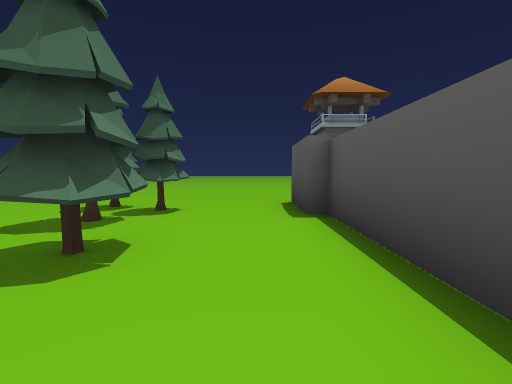
View 1 (above)

24 first-person views from a walk through a 3-D level made in the Unity game engine. The camera is 1.4 m above the floor, tilts 4° down and sees 85° across. The floor is counted in squares, 2 m on a side. Each view is taken from the middle of a square. On the plan, view 1 faces up. The plan holds only what a view shows up to about 9 squares ahead; the rest is blank. The place goes on beyond the plan. Some animated figures are left out.

View 2
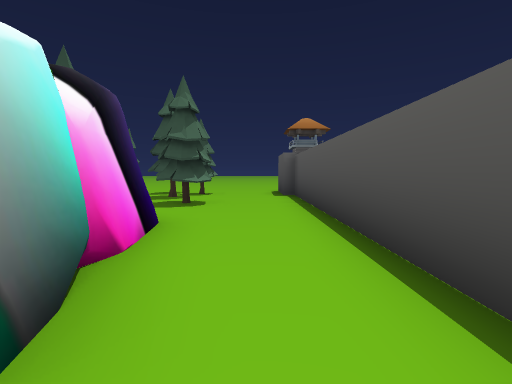

View 3
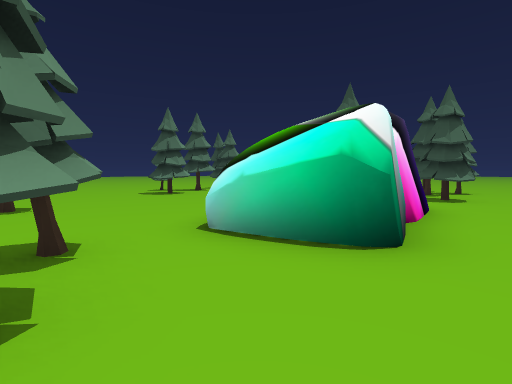

View 4
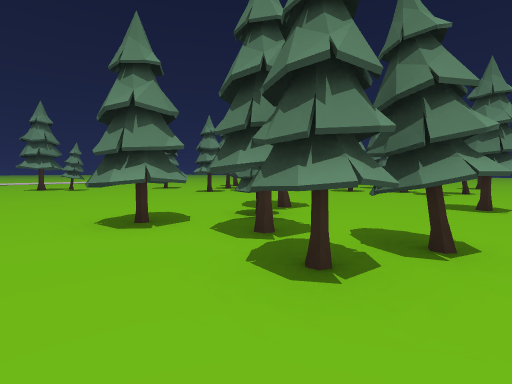

View 5
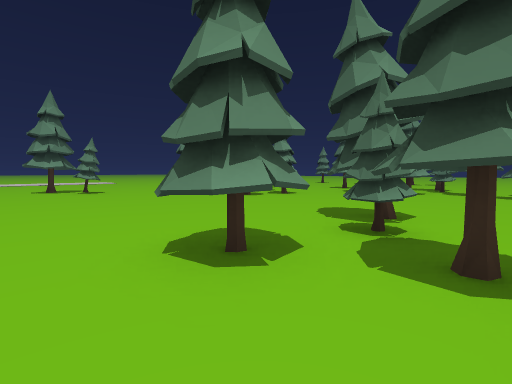

View 6
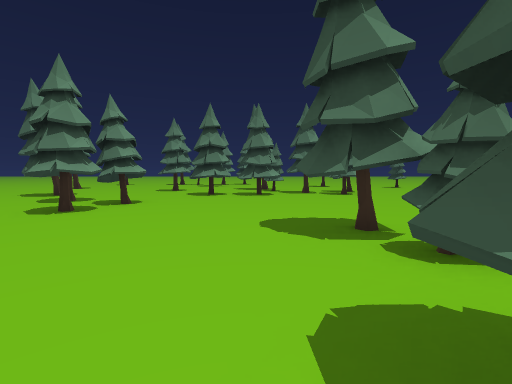

View 7
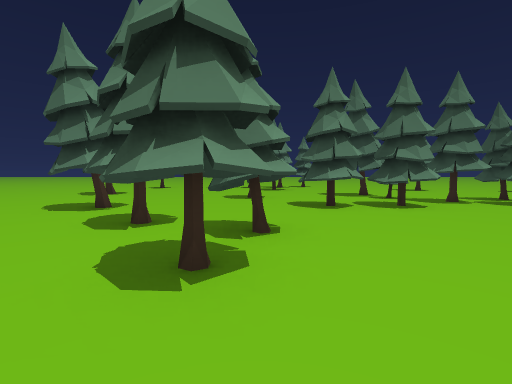

View 8
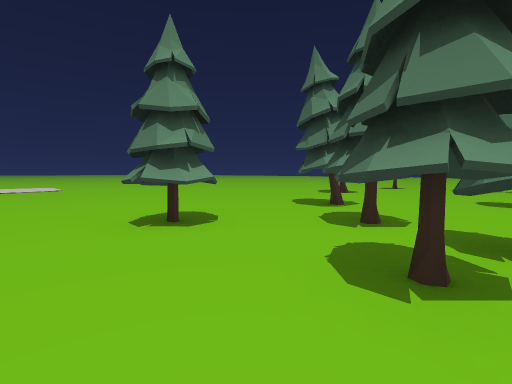

View 9
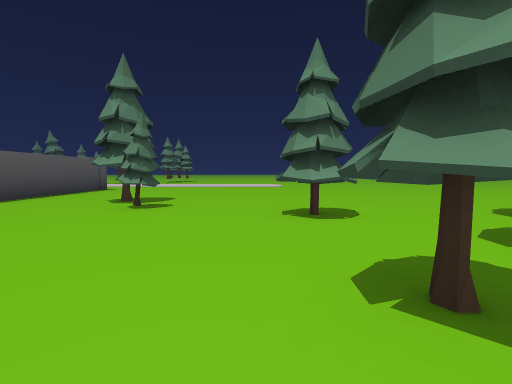

View 10
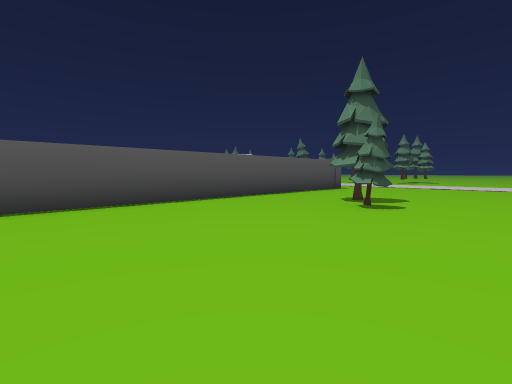

View 11
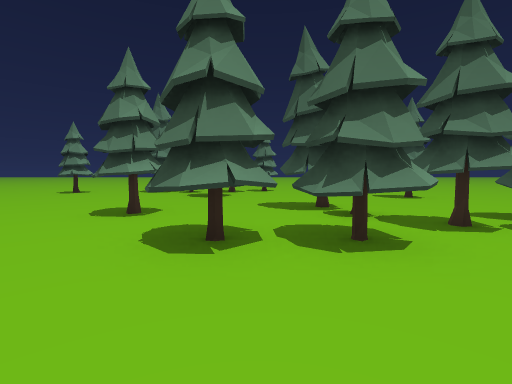

View 12
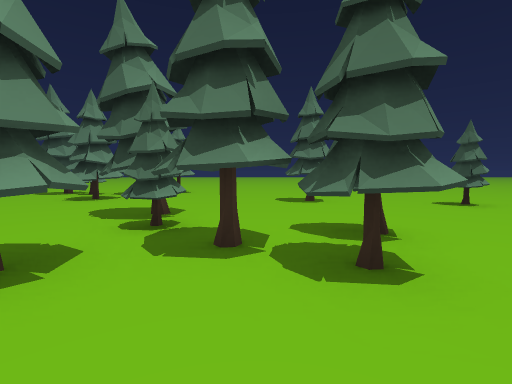

View 13
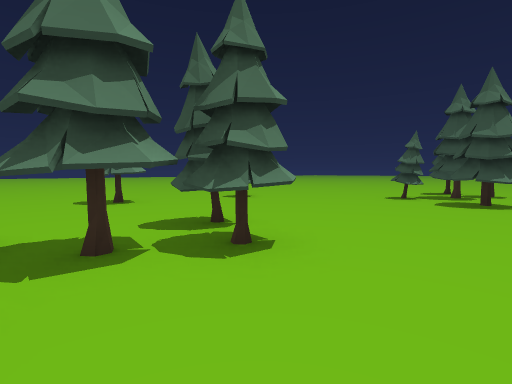

View 14
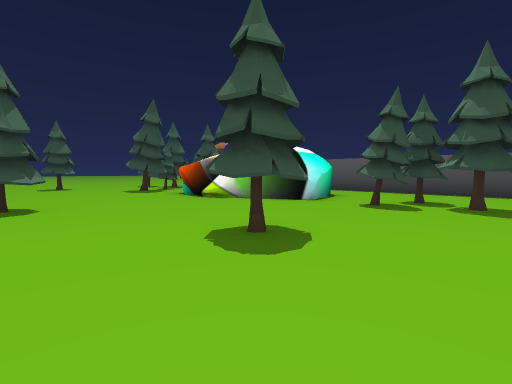

View 15
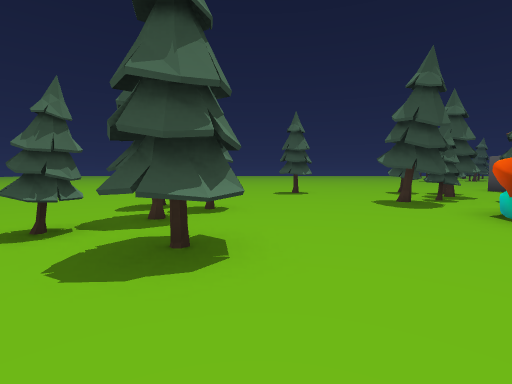

View 16
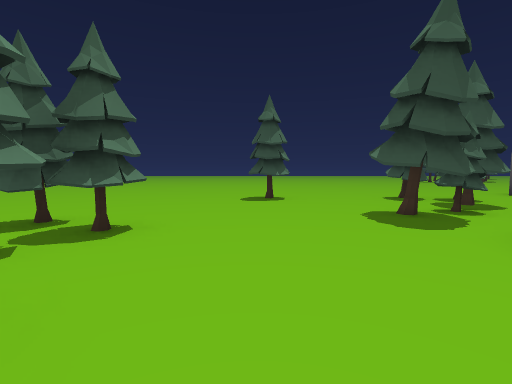

View 17
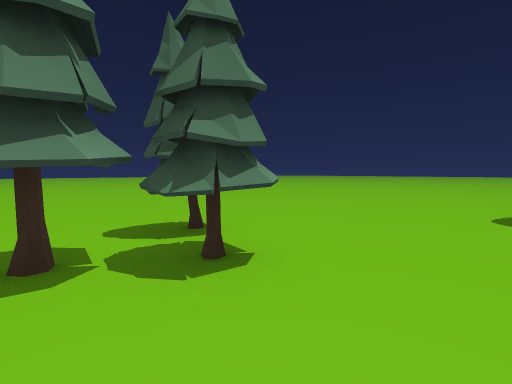

View 18
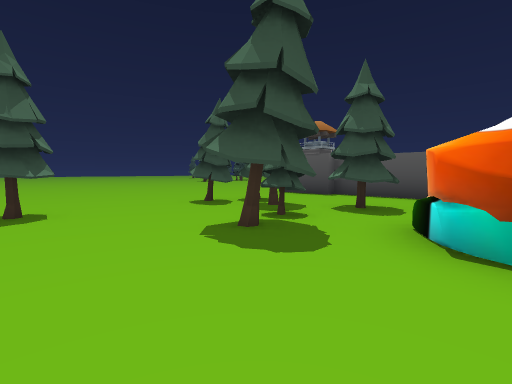

View 19
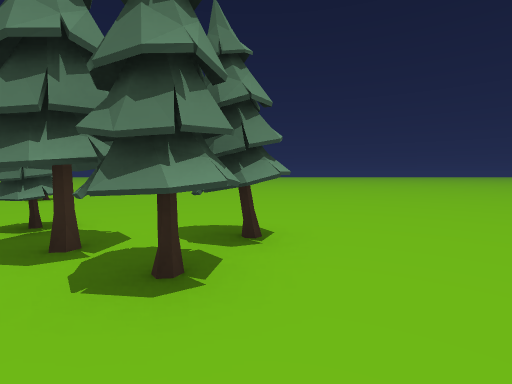

View 20
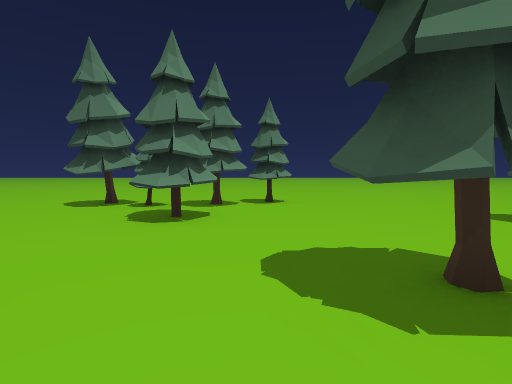

View 21
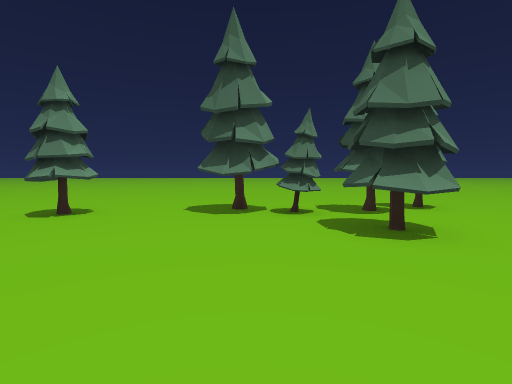

View 22
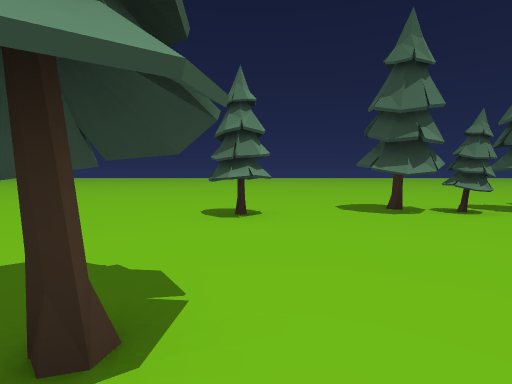

View 23
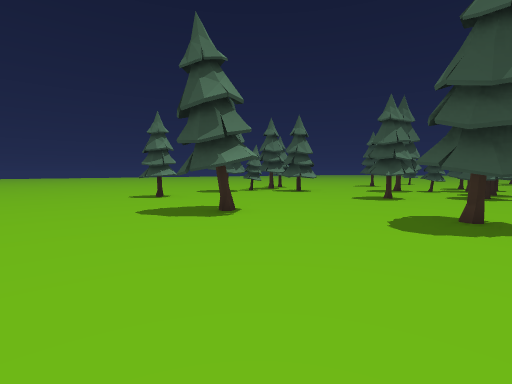

View 24
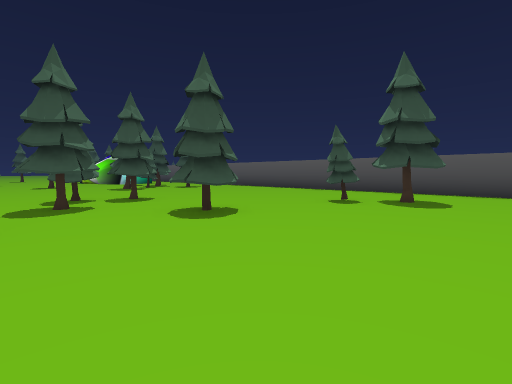

### Floor plan
Key: @ floor where view 1 was taken; # wall or solid block; x gap in a wall; . floor; T thing the floor can be seen under or through; O other object.
Columns run from 19 left of view 1 to 2 right of it. Each row starts with its distance up from view 1.
  8    ..................
  7    ..................
  6    .........#...T...#
  5    .............TT..#O
  4    .............TT..#
  3   .............TTTT.#
  2  ........##....T TT.#
  1  .........#.....#...#
  0   .......##....###.@#
 -1   .......##....###..#
 -2   ........#....####.#
 -3   ..............###.#
 -4   ..............##..
 -5 ................x...
 -6 ............#...##..#
 -7 ....#...TT......##..#
 -8 ........TT......##..#
 -9 .......TTT....##.#..
-10 ......TT.T..........
-11 .TT......T..........
-12 . TTT....#..........#
-13 ..T....#...TTT......#
-14 ..T........TTT......#
-15 ..T........TT.......#
-16 ..........T.........#
-17 ..#......TT..#......#
-18 ......#.........##..#
-19 .................#..#
-20 ....................#
-21 ....................#

Positions as (right, up) in squares from view 1, and headings:
1: (0, 0), facing up
2: (0, -4), facing up
3: (0, -6), facing up-left
4: (0, -5), facing down-left
5: (0, -7), facing down-left
6: (-1, -10), facing left
7: (-4, -13), facing left
8: (-4, -13), facing down-left
9: (-5, -12), facing down
10: (-5, -12), facing down-right
11: (-7, -11), facing left
12: (-8, -8), facing left
13: (-8, -9), facing up-left
14: (-9, -8), facing up-right
15: (-8, -4), facing up
16: (-7, -2), facing up
17: (-7, 0), facing up-left
18: (-7, 0), facing up-right
19: (-7, 2), facing left
20: (-11, -11), facing left
21: (-12, -14), facing left
22: (-12, -17), facing left
23: (-9, -21), facing up-left
24: (-9, -21), facing up-right
